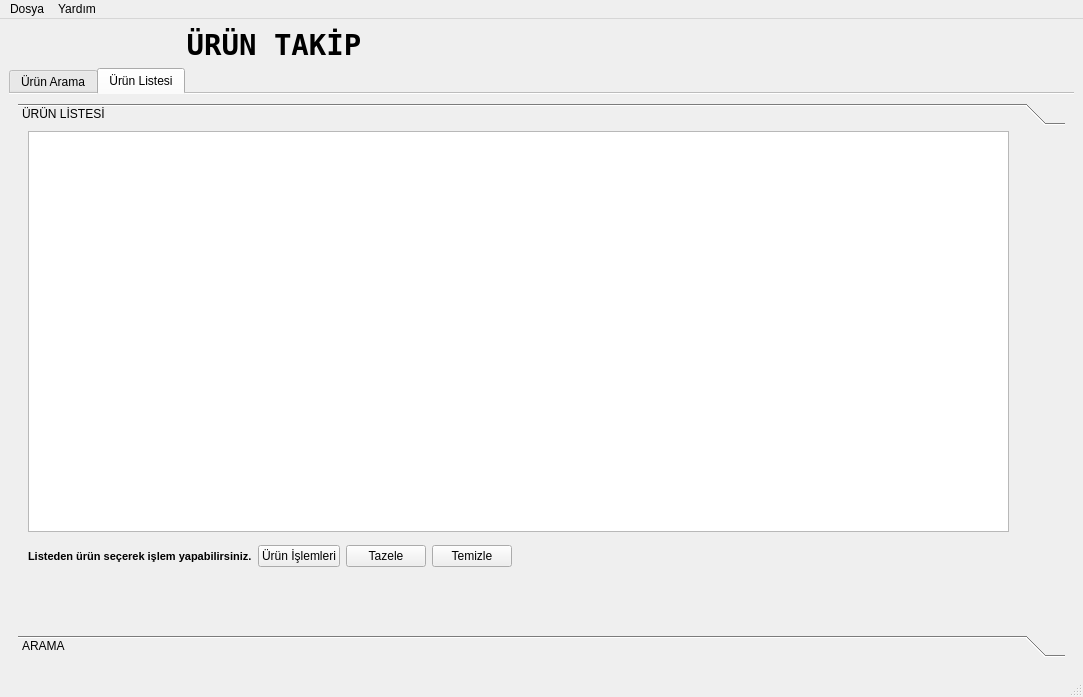
<?xml version="1.0" encoding="UTF-8"?>
<ui version="4.0">
 <class>frmAna</class>
 <widget class="QMainWindow" name="frmAna">
  <property name="geometry">
   <rect>
    <x>0</x>
    <y>0</y>
    <width>1083</width>
    <height>697</height>
   </rect>
  </property>
  <property name="windowTitle">
   <string>Product Management Tool</string>
  </property>
  <property name="windowOpacity">
   <double>0.000000000000000</double>
  </property>
  <widget class="QWidget" name="centralwidget">
   <layout class="QGridLayout" name="gridLayout_2">
    <item row="0" column="0">
     <widget class="QLabel" name="label">
      <property name="font">
       <font>
        <family>DejaVu Sans Mono</family>
        <pointsize>22</pointsize>
        <weight>75</weight>
        <bold>true</bold>
       </font>
      </property>
      <property name="text">
       <string>ÜRÜN TAKİP</string>
      </property>
      <property name="scaledContents">
       <bool>false</bool>
      </property>
      <property name="alignment">
       <set>Qt::AlignCenter</set>
      </property>
     </widget>
    </item>
    <item row="0" column="1">
     <widget class="QLabel" name="lblAccountInfo">
      <property name="text">
       <string/>
      </property>
     </widget>
    </item>
    <item row="1" column="0" colspan="2">
     <widget class="QTabWidget" name="twMain">
      <property name="currentIndex">
       <number>1</number>
      </property>
      <property name="elideMode">
       <enum>Qt::ElideNone</enum>
      </property>
      <property name="usesScrollButtons">
       <bool>true</bool>
      </property>
      <property name="documentMode">
       <bool>true</bool>
      </property>
      <property name="tabsClosable">
       <bool>false</bool>
      </property>
      <property name="movable">
       <bool>true</bool>
      </property>
      <property name="tabBarAutoHide">
       <bool>false</bool>
      </property>
      <widget class="QWidget" name="tab_2">
       <attribute name="title">
        <string>Ürün Arama</string>
       </attribute>
      </widget>
      <widget class="QWidget" name="tab">
       <attribute name="title">
        <string>Ürün Listesi</string>
       </attribute>
       <layout class="QGridLayout" name="gridLayout">
        <item row="0" column="0">
         <widget class="QToolBox" name="toolBox">
          <property name="currentIndex">
           <number>0</number>
          </property>
          <widget class="QWidget" name="page">
           <property name="geometry">
            <rect>
             <x>0</x>
             <y>0</y>
             <width>1039</width>
             <height>458</height>
            </rect>
           </property>
           <attribute name="label">
            <string>ÜRÜN LİSTESİ</string>
           </attribute>
           <widget class="QTableView" name="tblProducts">
            <property name="geometry">
             <rect>
              <x>10</x>
              <y>0</y>
              <width>981</width>
              <height>401</height>
             </rect>
            </property>
            <property name="sizePolicy">
             <sizepolicy hsizetype="Maximum" vsizetype="Expanding">
              <horstretch>0</horstretch>
              <verstretch>0</verstretch>
             </sizepolicy>
            </property>
           </widget>
           <widget class="QWidget" name="">
            <property name="geometry">
             <rect>
              <x>10</x>
              <y>410</y>
              <width>713</width>
              <height>31</height>
             </rect>
            </property>
            <layout class="QHBoxLayout" name="horizontalLayout_3">
             <item>
              <widget class="QLabel" name="lblProductInfo">
               <property name="font">
                <font>
                 <pointsize>8</pointsize>
                 <weight>75</weight>
                 <bold>true</bold>
                </font>
               </property>
               <property name="text">
                <string>&lt;html&gt;&lt;head/&gt;&lt;body&gt;&lt;p&gt;Listeden ürün seçerek işlem yapabilirsiniz.&lt;/p&gt;&lt;/body&gt;&lt;/html&gt;</string>
               </property>
              </widget>
             </item>
             <item>
              <layout class="QHBoxLayout" name="horizontalLayout">
               <item>
                <widget class="QPushButton" name="btnProductOperations">
                 <property name="text">
                  <string>Ürün İşlemleri</string>
                 </property>
                </widget>
               </item>
               <item>
                <widget class="QPushButton" name="btnRefresh">
                 <property name="text">
                  <string>Tazele</string>
                 </property>
                </widget>
               </item>
               <item>
                <widget class="QPushButton" name="btnClear">
                 <property name="text">
                  <string>Temizle</string>
                 </property>
                </widget>
               </item>
               <item>
                <spacer name="horizontalSpacer_3">
                 <property name="orientation">
                  <enum>Qt::Horizontal</enum>
                 </property>
                 <property name="sizeHint" stdset="0">
                  <size>
                   <width>98</width>
                   <height>20</height>
                  </size>
                 </property>
                </spacer>
               </item>
              </layout>
             </item>
            </layout>
           </widget>
          </widget>
          <widget class="QWidget" name="page_2">
           <property name="geometry">
            <rect>
             <x>0</x>
             <y>0</y>
             <width>1011</width>
             <height>445</height>
            </rect>
           </property>
           <attribute name="label">
            <string>ARAMA</string>
           </attribute>
           <widget class="QGroupBox" name="groupBox_6">
            <property name="geometry">
             <rect>
              <x>150</x>
              <y>40</y>
              <width>211</width>
              <height>111</height>
             </rect>
            </property>
            <property name="title">
             <string/>
            </property>
            <widget class="QCheckBox" name="cbSearchByBarkod">
             <property name="geometry">
              <rect>
               <x>16</x>
               <y>33</y>
               <width>100</width>
               <height>24</height>
              </rect>
             </property>
             <property name="text">
              <string>Barkod ile</string>
             </property>
            </widget>
            <widget class="QLineEdit" name="txtSearchByBarkod">
             <property name="geometry">
              <rect>
               <x>20</x>
               <y>60</y>
               <width>151</width>
               <height>26</height>
              </rect>
             </property>
            </widget>
           </widget>
           <widget class="QGroupBox" name="groupBox">
            <property name="geometry">
             <rect>
              <x>380</x>
              <y>40</y>
              <width>211</width>
              <height>111</height>
             </rect>
            </property>
            <property name="title">
             <string/>
            </property>
            <widget class="QComboBox" name="cbSearchByNamePattern">
             <property name="geometry">
              <rect>
               <x>10</x>
               <y>70</y>
               <width>130</width>
               <height>26</height>
              </rect>
             </property>
             <property name="currentText">
              <string>ile birebir aynı</string>
             </property>
             <item>
              <property name="text">
               <string>ile birebir aynı</string>
              </property>
             </item>
             <item>
              <property name="text">
               <string>ile başlayan</string>
              </property>
             </item>
             <item>
              <property name="text">
               <string>ile biten</string>
              </property>
             </item>
            </widget>
            <widget class="QCheckBox" name="cbSearchByName">
             <property name="geometry">
              <rect>
               <x>10</x>
               <y>20</y>
               <width>111</width>
               <height>24</height>
              </rect>
             </property>
             <property name="text">
              <string>Ürün Adı ile</string>
             </property>
            </widget>
            <widget class="QLineEdit" name="txtSearchByName">
             <property name="geometry">
              <rect>
               <x>10</x>
               <y>40</y>
               <width>176</width>
               <height>26</height>
              </rect>
             </property>
            </widget>
           </widget>
           <widget class="QGroupBox" name="groupBox_4">
            <property name="geometry">
             <rect>
              <x>150</x>
              <y>160</y>
              <width>211</width>
              <height>181</height>
             </rect>
            </property>
            <property name="title">
             <string/>
            </property>
            <widget class="QCheckBox" name="cbSearchByPricePurchase">
             <property name="geometry">
              <rect>
               <x>10</x>
               <y>50</y>
               <width>96</width>
               <height>24</height>
              </rect>
             </property>
             <property name="text">
              <string>Alış Fiyatı</string>
             </property>
            </widget>
            <widget class="QDoubleSpinBox" name="dsbSearchByPricePurchase">
             <property name="geometry">
              <rect>
               <x>120</x>
               <y>50</y>
               <width>78</width>
               <height>27</height>
              </rect>
             </property>
            </widget>
            <widget class="QComboBox" name="cbSearchByPricePurchasePattern">
             <property name="geometry">
              <rect>
               <x>50</x>
               <y>80</y>
               <width>147</width>
               <height>26</height>
              </rect>
             </property>
             <item>
              <property name="text">
               <string>TL' den daha az</string>
              </property>
             </item>
             <item>
              <property name="text">
               <string>TL' den daha fazla</string>
              </property>
             </item>
            </widget>
            <widget class="QCheckBox" name="cbSearchByPriceSale">
             <property name="geometry">
              <rect>
               <x>10</x>
               <y>120</y>
               <width>108</width>
               <height>24</height>
              </rect>
             </property>
             <property name="text">
              <string>Satış Fiyatı</string>
             </property>
            </widget>
            <widget class="QComboBox" name="cbSearchByPriceSalePattern">
             <property name="geometry">
              <rect>
               <x>50</x>
               <y>140</y>
               <width>147</width>
               <height>26</height>
              </rect>
             </property>
             <item>
              <property name="text">
               <string>TL' den daha az</string>
              </property>
             </item>
             <item>
              <property name="text">
               <string>TL' den daha fazla</string>
              </property>
             </item>
            </widget>
            <widget class="QDoubleSpinBox" name="dsbSearchByPriceSale">
             <property name="geometry">
              <rect>
               <x>120</x>
               <y>110</y>
               <width>78</width>
               <height>27</height>
              </rect>
             </property>
            </widget>
            <widget class="QCheckBox" name="cbSearchByPrice">
             <property name="geometry">
              <rect>
               <x>10</x>
               <y>30</y>
               <width>84</width>
               <height>24</height>
              </rect>
             </property>
             <property name="text">
              <string>Fiyat ile</string>
             </property>
            </widget>
           </widget>
           <widget class="QGroupBox" name="groupBox_2">
            <property name="geometry">
             <rect>
              <x>400</x>
              <y>190</y>
              <width>421</width>
              <height>151</height>
             </rect>
            </property>
            <property name="title">
             <string/>
            </property>
            <widget class="QCheckBox" name="cbSearchByDate">
             <property name="geometry">
              <rect>
               <x>10</x>
               <y>30</y>
               <width>85</width>
               <height>24</height>
              </rect>
             </property>
             <property name="text">
              <string>Tarih ile</string>
             </property>
            </widget>
            <widget class="QDateTimeEdit" name="dteSearchByDateAddMin">
             <property name="geometry">
              <rect>
               <x>10</x>
               <y>80</y>
               <width>173</width>
               <height>27</height>
              </rect>
             </property>
            </widget>
            <widget class="QDateTimeEdit" name="dteSearchByDateAddMax">
             <property name="geometry">
              <rect>
               <x>10</x>
               <y>110</y>
               <width>173</width>
               <height>27</height>
              </rect>
             </property>
            </widget>
            <widget class="QDateTimeEdit" name="dteSearchByDateUpdateMin">
             <property name="geometry">
              <rect>
               <x>230</x>
               <y>80</y>
               <width>173</width>
               <height>27</height>
              </rect>
             </property>
            </widget>
            <widget class="QDateTimeEdit" name="dteSearchByDateUpdateMax">
             <property name="geometry">
              <rect>
               <x>230</x>
               <y>110</y>
               <width>173</width>
               <height>27</height>
              </rect>
             </property>
            </widget>
            <widget class="QCheckBox" name="cbSearchByDateAdd">
             <property name="geometry">
              <rect>
               <x>10</x>
               <y>60</y>
               <width>126</width>
               <height>24</height>
              </rect>
             </property>
             <property name="text">
              <string>Ekleme Tarihi</string>
             </property>
            </widget>
            <widget class="QCheckBox" name="cbSearchByDateUpdate">
             <property name="geometry">
              <rect>
               <x>230</x>
               <y>60</y>
               <width>152</width>
               <height>24</height>
              </rect>
             </property>
             <property name="text">
              <string>Değiştirme Tarihi</string>
             </property>
            </widget>
           </widget>
           <widget class="QGroupBox" name="groupBox_3">
            <property name="geometry">
             <rect>
              <x>610</x>
              <y>40</y>
              <width>211</width>
              <height>111</height>
             </rect>
            </property>
            <property name="title">
             <string/>
            </property>
            <widget class="QSpinBox" name="sbSearchByQuantity">
             <property name="geometry">
              <rect>
               <x>10</x>
               <y>50</y>
               <width>81</width>
               <height>27</height>
              </rect>
             </property>
            </widget>
            <widget class="QComboBox" name="cbSearchByQuantityPattern">
             <property name="geometry">
              <rect>
               <x>10</x>
               <y>80</y>
               <width>129</width>
               <height>26</height>
              </rect>
             </property>
             <item>
              <property name="text">
               <string>den daha az</string>
              </property>
             </item>
             <item>
              <property name="text">
               <string>de daha fazla</string>
              </property>
             </item>
            </widget>
            <widget class="QCheckBox" name="cbSearchByQuantity">
             <property name="geometry">
              <rect>
               <x>10</x>
               <y>30</y>
               <width>94</width>
               <height>24</height>
              </rect>
             </property>
             <property name="text">
              <string>Miktar ile</string>
             </property>
            </widget>
           </widget>
           <widget class="QWidget" name="layoutWidget_2">
            <property name="geometry">
             <rect>
              <x>430</x>
              <y>390</y>
              <width>169</width>
              <height>29</height>
             </rect>
            </property>
            <layout class="QHBoxLayout" name="horizontalLayout_2">
             <item>
              <widget class="QPushButton" name="btnSearchReset">
               <property name="text">
                <string>Sıfırla</string>
               </property>
              </widget>
             </item>
             <item>
              <widget class="QPushButton" name="btnSearch">
               <property name="text">
                <string>Ara</string>
               </property>
              </widget>
             </item>
            </layout>
           </widget>
          </widget>
         </widget>
        </item>
       </layout>
      </widget>
     </widget>
    </item>
   </layout>
  </widget>
  <widget class="QMenuBar" name="menubar">
   <property name="geometry">
    <rect>
     <x>0</x>
     <y>0</y>
     <width>1083</width>
     <height>23</height>
    </rect>
   </property>
   <widget class="QMenu" name="menuFile">
    <property name="title">
     <string>Dosya</string>
    </property>
    <addaction name="actQuit"/>
   </widget>
   <widget class="QMenu" name="menuHelp">
    <property name="title">
     <string>Yardım</string>
    </property>
    <addaction name="actAbout"/>
   </widget>
   <addaction name="menuFile"/>
   <addaction name="menuHelp"/>
  </widget>
  <widget class="QStatusBar" name="statusbar"/>
  <action name="actAbout">
   <property name="text">
    <string>Hakkında</string>
   </property>
  </action>
  <action name="actQuit">
   <property name="text">
    <string>Çıkış</string>
   </property>
  </action>
 </widget>
 <resources/>
 <connections/>
</ui>
